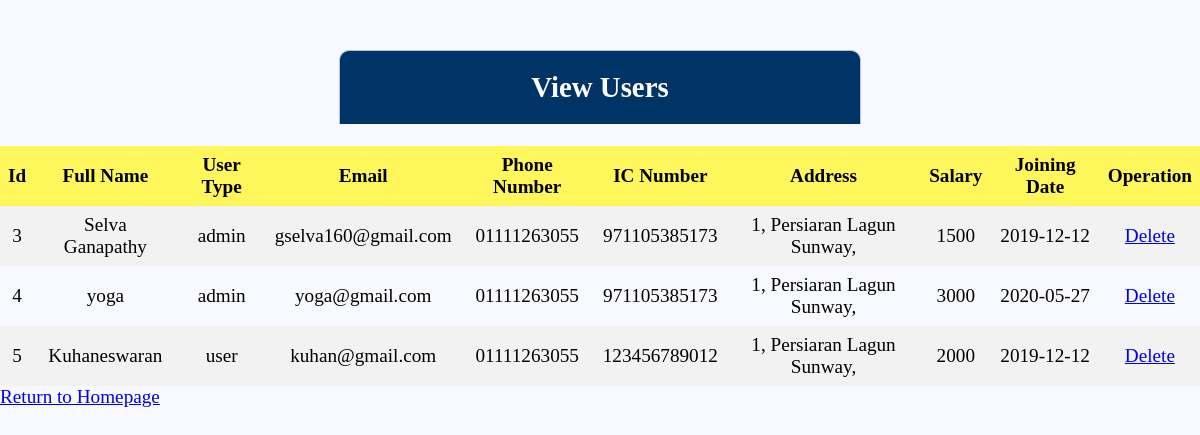
Screenshot of /user.php with the database file from the repository.
### tables this page shows
CREATE TABLE `multi_user` (
  `id` int(11) NOT NULL,
  `username` varchar(100) NOT NULL,
  `fullname` text NOT NULL,
  `usertype` varchar(100) DEFAULT NULL,
  `email` text NOT NULL,
  `phoneno` varchar(255) NOT NULL,
  `icnum` varchar(255) NOT NULL,
  `address` text NOT NULL,
  `salary` int(255) NOT NULL,
  `joiningdate` date NOT NULL,
  `password` varchar(255) NOT NULL
);

### user.php (the view, shortened to what this page needs)
<?php
include_once('viewinc.php');
$query = "SELECT * FROM multi_user";
$results = mysqli_query($db, $query);
?>
<!DOCTYPE html>
<html>
<head>
  <link rel="stylesheet" type="text/css" href="styleadminview.css">
</head>
<body>
<div class="header">
	<h2>View Users</h2>
</div><br>
<table>
      <tr>
		  <th>Id</th>
          <th>Full Name</th>
          <th>User Type</th>
		  <th>Email</th>
		  <th>Phone Number</th>
		  <th>IC Number</th>
		  <th>Address</th>
		  <th>Salary</th>
		  <th>Joining Date</th>
		  <th>Operation</th>
		  </tr>
		<?php
		while($rows=mysqli_fetch_assoc($results))
		{
	?>
	        <tr>
			<td><?php echo $rows['id'];?></td>
			<td><?php echo $rows['fullname'];?></td>
			<td><?php echo $rows['usertype'];?></td>
			<td><?php echo $rows['email'];?></td>
			<td><?php echo $rows['phoneno'];?></td>
			<td><?php echo $rows['icnum'];?></td>
			<td><?php echo $rows['address'];?></td>
			<td><?php echo $rows['salary'];?></td>
			<td><?php echo $rows['joiningdate'];?></td>
			<td><a href='deladmin.php?id=<?php echo $rows['id']; ?>& username=<?php echo $rows['username'];?>& fullname=<?php echo $rows['fullname'];?>& usertype=<?php echo $rows['usertype'];?>& email=<?php echo $rows['email'];?>& phoneno=<?php echo $rows['phoneno'];?>& icnum=<?php echo $rows['icnum'];?>& address=<?php echo $rows['address'];?>& salary=<?php echo $rows['salary'];?>& joiningdate=<?php echo $rows['joiningdate'];?>& password=<?php echo $rows['password'];?>'>Delete</a></td>
			</tr>
		<?php
		}
		?>
    </table>
	<div class="footer">
	<a href="home.php">Return to Homepage</a>
	</div>
	</html>

### styleadminview.css (style rules this page uses)
* { margin: 0px; padding: 0px; }
body { font-size: 120%; background: #F8F8FF; }
.header { width: 40%; margin: 50px auto 0px; color: white; background: #003366; text-align: center; border: 1px solid #B0C4DE; border-bottom: none; border-radius: 10px 10px 0px 0px; padding: 20px; }
table { border-collapse: collapse; width: 100%; }
th, td { text-align: center; padding: 8px; }
tr:nth-child(even) { background-color: #f2f2f2 }
th { background-color: #FEF65B; color: black; }

### rows the page displays
multi_user: id "3", fullname "Selva Ganapathy", usertype "admin", email "gselva160@gmail.com", phoneno "01111263055", icnum "971105385173", address "1, Persiaran Lagun Sunway,", salary "1500", joiningdate "2019-12-12"
multi_user: id "4", fullname "yoga", usertype "admin", email "yoga@gmail.com", phoneno "01111263055", icnum "971105385173", address "1, Persiaran Lagun Sunway,", salary "3000", joiningdate "2020-05-27"
multi_user: id "5", fullname "Kuhaneswaran", usertype "user", email "kuhan@gmail.com", phoneno "01111263055", icnum "123456789012", address "1, Persiaran Lagun Sunway,", salary "2000", joiningdate "2019-12-12"
